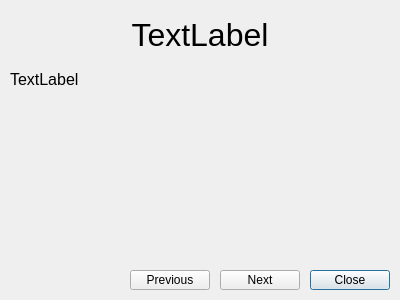
<?xml version="1.0" encoding="UTF-8"?>
<ui version="4.0">
 <class>InstructionDialog</class>
 <widget class="QDialog" name="InstructionDialog">
  <property name="geometry">
   <rect>
    <x>0</x>
    <y>0</y>
    <width>400</width>
    <height>300</height>
   </rect>
  </property>
  <property name="windowTitle">
   <string>Dialog</string>
  </property>
  <widget class="QPushButton" name="closeButton">
   <property name="geometry">
    <rect>
     <x>310</x>
     <y>270</y>
     <width>80</width>
     <height>20</height>
    </rect>
   </property>
   <property name="text">
    <string>Close</string>
   </property>
  </widget>
  <widget class="QPushButton" name="nextButton">
   <property name="geometry">
    <rect>
     <x>220</x>
     <y>270</y>
     <width>80</width>
     <height>20</height>
    </rect>
   </property>
   <property name="text">
    <string>Next</string>
   </property>
  </widget>
  <widget class="QPushButton" name="prevButton">
   <property name="geometry">
    <rect>
     <x>130</x>
     <y>270</y>
     <width>80</width>
     <height>20</height>
    </rect>
   </property>
   <property name="text">
    <string>Previous</string>
   </property>
  </widget>
  <widget class="QLabel" name="titleLabel">
   <property name="geometry">
    <rect>
     <x>10</x>
     <y>10</y>
     <width>380</width>
     <height>50</height>
    </rect>
   </property>
   <property name="font">
    <font>
     <pointsize>24</pointsize>
    </font>
   </property>
   <property name="text">
    <string>TextLabel</string>
   </property>
   <property name="alignment">
    <set>Qt::AlignCenter</set>
   </property>
  </widget>
  <widget class="QLabel" name="label">
   <property name="geometry">
    <rect>
     <x>10</x>
     <y>70</y>
     <width>380</width>
     <height>50</height>
    </rect>
   </property>
   <property name="font">
    <font>
     <pointsize>12</pointsize>
    </font>
   </property>
   <property name="text">
    <string>TextLabel</string>
   </property>
   <property name="alignment">
    <set>Qt::AlignLeading|Qt::AlignLeft|Qt::AlignTop</set>
   </property>
  </widget>
  <widget class="QLabel" name="movieLabel">
   <property name="geometry">
    <rect>
     <x>75</x>
     <y>130</y>
     <width>250</width>
     <height>130</height>
    </rect>
   </property>
   <property name="text">
    <string/>
   </property>
  </widget>
 </widget>
 <resources/>
 <connections/>
</ui>
